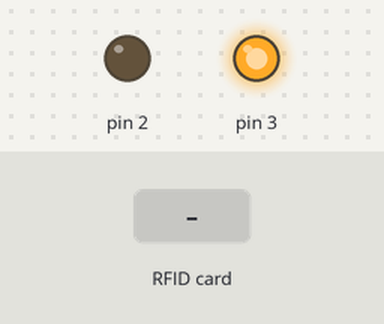
Recording of a sketch running on a simulated Arduino Uno, built with avr-gcc and run on an emulated ATmega328P. Parts: output pins drawn as LEDs (lit = HIGH). The test bench sets the inputs (shaded band). Pins used as bus, display or sensor lines are not drawn; what the sketch prints to the serial monitor is not drawn.

Above: at 1.2 s.
1.3 s: RFID card 5E 7A 19 C4 held to the reader
At 2.5 s:
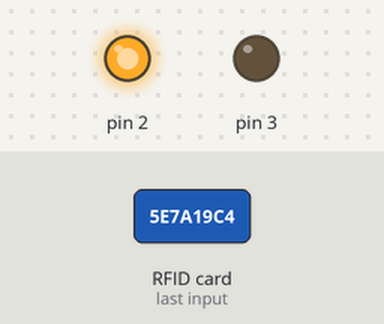
Timing chart, 0 to 5.8 s (numbered marks = the images above; inputs shaded):
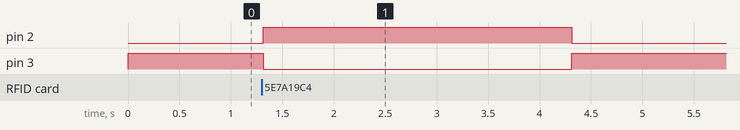

Measured:
- after the input at 1.3 s, pin 2: LOW → HIGH at once, → LOW 3.0 s later; pin 3: HIGH → LOW at once, → HIGH 3.0 s later

The sketch:

rfid_read_personal_data_copy_20221114023257.ino
```cpp
#include <SPI.h>
#include <MFRC522.h>

#define RST_PIN         9
#define SS_PIN          10

MFRC522 mfrc522(SS_PIN, RST_PIN);

void setup() {
  pinMode(2, OUTPUT);
  pinMode(3,OUTPUT);
  digitalWrite(2, LOW);
  digitalWrite(3, HIGH);
  Serial.begin(9600);
  SPI.begin();
  mfrc522.PCD_Init();

}


void loop() {


  MFRC522::MIFARE_Key key;
  for (byte i = 0; i < 6; i++) key.keyByte[i] = 0xFF;


  byte block;
  byte len;
  MFRC522::StatusCode status;

  if ( ! mfrc522.PICC_IsNewCardPresent()) {
    return;
  }


  if ( ! mfrc522.PICC_ReadCardSerial()) {
    return;
  }


  byte buffer1[18];

  block = 4;
  len = 18;

  status = mfrc522.PCD_Authenticate(MFRC522::PICC_CMD_MF_AUTH_KEY_A, 4, &key, &(mfrc522.uid));
  if (status != MFRC522::STATUS_OK) {
    return;
  }

  status = mfrc522.MIFARE_Read(block, buffer1, &len);
  if (status != MFRC522::STATUS_OK) {
    return;
  }

  for (uint8_t i = 0; i < 16; i++)
  {
    if (buffer1[i] != 32)
    {
      Serial.write(buffer1[i]);
    }
  }
  Serial.print(",");


  byte buffer2[18];
  block = 1;

  status = mfrc522.PCD_Authenticate(MFRC522::PICC_CMD_MF_AUTH_KEY_A, 1, &key, &(mfrc522.uid));
  if (status != MFRC522::STATUS_OK) {

    return;
  }

  status = mfrc522.MIFARE_Read(block, buffer2, &len);
  if (status != MFRC522::STATUS_OK) {
    return;
  }
    else
  {
    for (uint8_t i = 0; i < 16; i++) {
    Serial.write(buffer2[i] );
    }
    digitalWrite(2, HIGH);
    digitalWrite(3, LOW);
    delay(3000);
    digitalWrite(2, LOW);
    digitalWrite(3, HIGH);
  }


  delay(1000);

  mfrc522.PICC_HaltA();
  mfrc522.PCD_StopCrypto1();
}
```
